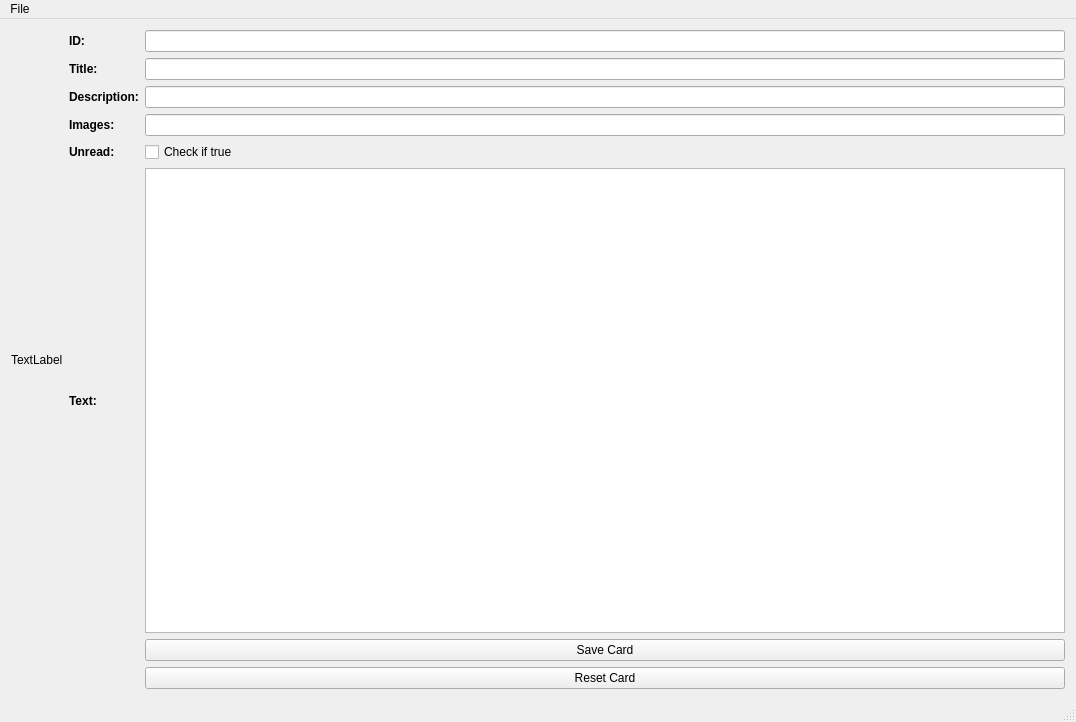
<?xml version="1.0" encoding="UTF-8"?>
<ui version="4.0">
 <class>MainWindow</class>
 <widget class="QMainWindow" name="MainWindow">
  <property name="geometry">
   <rect>
    <x>0</x>
    <y>0</y>
    <width>1076</width>
    <height>722</height>
   </rect>
  </property>
  <property name="cursor">
   <cursorShape>ArrowCursor</cursorShape>
  </property>
  <property name="windowTitle">
   <string>OJ - JsonEditor α 0.1</string>
  </property>
  <widget class="QWidget" name="centralWidget">
   <layout class="QGridLayout" name="gridLayout">
    <item row="0" column="0">
     <layout class="QHBoxLayout" name="horizontalLayout">
      <item>
       <layout class="QVBoxLayout" name="card_list">
        <property name="sizeConstraint">
         <enum>QLayout::SetDefaultConstraint</enum>
        </property>
        <property name="rightMargin">
         <number>0</number>
        </property>
        <item>
         <widget class="QLabel" name="label_one_card">
          <property name="text">
           <string>TextLabel</string>
          </property>
         </widget>
        </item>
       </layout>
      </item>
      <item>
       <layout class="QGridLayout" name="card_editor">
        <property name="sizeConstraint">
         <enum>QLayout::SetMinimumSize</enum>
        </property>
        <item row="2" column="1">
         <widget class="QLineEdit" name="lineEdit_description">
          <property name="text">
           <string/>
          </property>
         </widget>
        </item>
        <item row="1" column="1">
         <widget class="QLineEdit" name="lineEdit_title">
          <property name="text">
           <string/>
          </property>
         </widget>
        </item>
        <item row="2" column="0">
         <widget class="QLabel" name="label_description">
          <property name="font">
           <font>
            <weight>75</weight>
            <bold>true</bold>
           </font>
          </property>
          <property name="text">
           <string>Description:</string>
          </property>
         </widget>
        </item>
        <item row="0" column="0">
         <widget class="QLabel" name="label_id">
          <property name="font">
           <font>
            <weight>75</weight>
            <bold>true</bold>
           </font>
          </property>
          <property name="text">
           <string>ID:</string>
          </property>
         </widget>
        </item>
        <item row="0" column="1">
         <widget class="QLineEdit" name="lineEdit_id"/>
        </item>
        <item row="3" column="1">
         <widget class="QLineEdit" name="lineEdit_images">
          <property name="text">
           <string/>
          </property>
         </widget>
        </item>
        <item row="3" column="0">
         <widget class="QLabel" name="label_images">
          <property name="font">
           <font>
            <weight>75</weight>
            <bold>true</bold>
           </font>
          </property>
          <property name="text">
           <string>Images:</string>
          </property>
         </widget>
        </item>
        <item row="4" column="0">
         <widget class="QLabel" name="label_unread">
          <property name="font">
           <font>
            <weight>75</weight>
            <bold>true</bold>
           </font>
          </property>
          <property name="text">
           <string>Unread:</string>
          </property>
         </widget>
        </item>
        <item row="1" column="0">
         <widget class="QLabel" name="label_title">
          <property name="font">
           <font>
            <weight>75</weight>
            <bold>true</bold>
           </font>
          </property>
          <property name="text">
           <string>Title:</string>
          </property>
         </widget>
        </item>
        <item row="4" column="1">
         <widget class="QCheckBox" name="checkBox_unread">
          <property name="text">
           <string>Check if true</string>
          </property>
         </widget>
        </item>
        <item row="5" column="1">
         <widget class="QTextEdit" name="textEdit_text"/>
        </item>
        <item row="5" column="0">
         <widget class="QLabel" name="label_text">
          <property name="font">
           <font>
            <weight>75</weight>
            <bold>true</bold>
           </font>
          </property>
          <property name="text">
           <string>Text:</string>
          </property>
         </widget>
        </item>
        <item row="7" column="1">
         <widget class="QPushButton" name="pushButton_resetCard">
          <property name="text">
           <string>Reset Card</string>
          </property>
         </widget>
        </item>
        <item row="6" column="1">
         <widget class="QPushButton" name="pushButton_saveCard">
          <property name="text">
           <string>Save Card</string>
          </property>
         </widget>
        </item>
       </layout>
      </item>
     </layout>
    </item>
   </layout>
  </widget>
  <widget class="QStatusBar" name="statusBar">
   <property name="cursor">
    <cursorShape>ArrowCursor</cursorShape>
   </property>
  </widget>
  <widget class="QMenuBar" name="menuBar">
   <property name="geometry">
    <rect>
     <x>0</x>
     <y>0</y>
     <width>1076</width>
     <height>20</height>
    </rect>
   </property>
   <widget class="QMenu" name="menuOJ_JsonEditor_0_1">
    <property name="title">
     <string>File</string>
    </property>
    <addaction name="actionOpen_file"/>
    <addaction name="actionSave_file"/>
    <addaction name="separator"/>
    <addaction name="actionQuit"/>
   </widget>
   <addaction name="menuOJ_JsonEditor_0_1"/>
  </widget>
  <action name="actionOpen_file">
   <property name="text">
    <string>Open file</string>
   </property>
  </action>
  <action name="actionQuit">
   <property name="text">
    <string>Quit</string>
   </property>
   <property name="iconVisibleInMenu">
    <bool>true</bool>
   </property>
  </action>
  <action name="actionSave_file">
   <property name="text">
    <string>Save file</string>
   </property>
  </action>
 </widget>
 <layoutdefault spacing="6" margin="11"/>
 <resources/>
 <connections/>
</ui>
